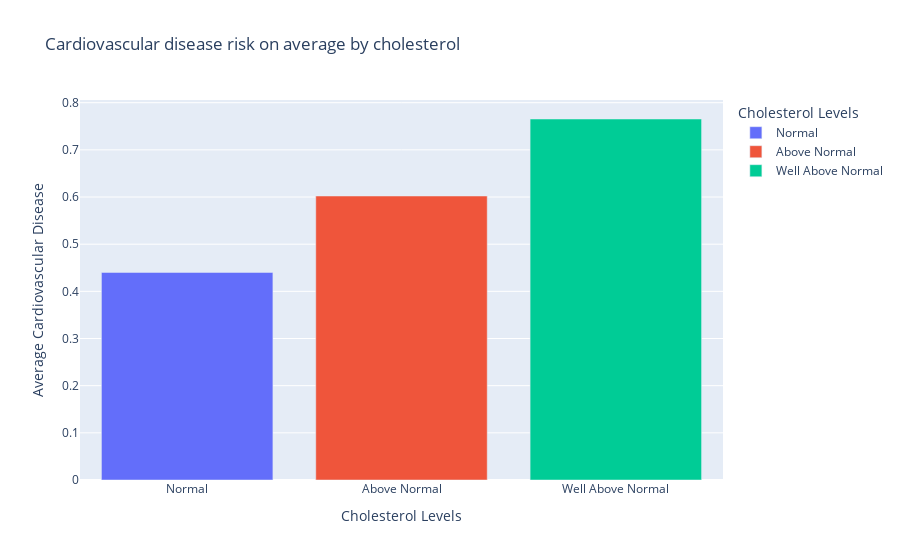

Notebook code cell kept with this figure:
### Markdown cell above
Note that cholesterol levels is split by normal, above normal and well above normal.

### Code cell
# Data representation
px.bar(cvd_by_chol, x='Cholesterol Levels', y='Average Cardiovascular Disease',
      title="Cardiovascular disease risk on average by cholesterol", color='Cholesterol Levels')

### Figure 1 — Plotly figure (JSON) as saved in the notebook; plotly's stock layout.template omitted (floating-point values rounded to 4 significant figures)
{"data": [{"alignmentgroup": "True", "hovertemplate": "Cholesterol Levels=%{x}<br>Average Cardiovascular Disease=%{y}<extra></extra>", "legendgroup": "Normal", "marker": {"color": "#636efa", "pattern": {"shape": ""}}, "name": "Normal", "offsetgroup": "Normal", "orientation": "v", "showlegend": true, "textposition": "auto", "type": "bar", "x": ["Normal"], "xaxis": "x", "y": [0.4401], "yaxis": "y"}, {"alignmentgroup": "True", "hovertemplate": "Cholesterol Levels=%{x}<br>Average Cardiovascular Disease=%{y}<extra></extra>", "legendgroup": "Above Normal", "marker": {"color": "#EF553B", "pattern": {"shape": ""}}, "name": "Above Normal", "offsetgroup": "Above Normal", "orientation": "v", "showlegend": true, "textposition": "auto", "type": "bar", "x": ["Above Normal"], "xaxis": "x", "y": [0.6022], "yaxis": "y"}, {"alignmentgroup": "True", "hovertemplate": "Cholesterol Levels=%{x}<br>Average Cardiovascular Disease=%{y}<extra></extra>", "legendgroup": "Well Above Normal", "marker": {"color": "#00cc96", "pattern": {"shape": ""}}, "name": "Well Above Normal", "offsetgroup": "Well Above Normal", "orientation": "v", "showlegend": true, "textposition": "auto", "type": "bar", "x": ["Well Above Normal"], "xaxis": "x", "y": [0.7654], "yaxis": "y"}], "layout": {"barmode": "relative", "legend": {"title": {"text": "Cholesterol Levels"}, "tracegroupgap": 0}, "title": {"text": "Cardiovascular disease risk on average by cholesterol"}, "xaxis": {"anchor": "y", "categoryarray": ["Normal", "Above Normal", "Well Above Normal"], "categoryorder": "array", "domain": [0, 1], "title": {"text": "Cholesterol Levels"}}, "yaxis": {"anchor": "x", "domain": [0, 1], "title": {"text": "Average Cardiovascular Disease"}}}}
